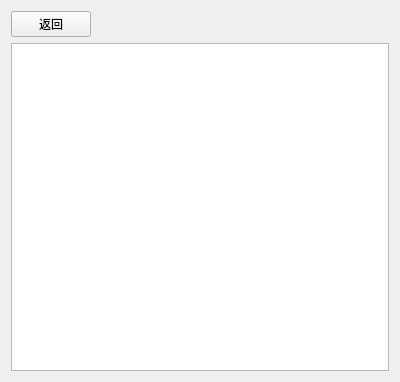
<?xml version="1.0" encoding="UTF-8"?>
<ui version="4.0">
 <class>choosePuzzle</class>
 <widget class="QWidget" name="choosePuzzle">
  <property name="geometry">
   <rect>
    <x>0</x>
    <y>0</y>
    <width>400</width>
    <height>382</height>
   </rect>
  </property>
  <property name="windowTitle">
   <string>Form</string>
  </property>
  <layout class="QGridLayout" name="gridLayout">
   <item row="0" column="0">
    <widget class="QPushButton" name="back">
     <property name="text">
      <string>返回</string>
     </property>
    </widget>
   </item>
   <item row="0" column="1">
    <spacer name="horizontalSpacer">
     <property name="orientation">
      <enum>Qt::Horizontal</enum>
     </property>
     <property name="sizeHint" stdset="0">
      <size>
       <width>303</width>
       <height>20</height>
      </size>
     </property>
    </spacer>
   </item>
   <item row="1" column="0" colspan="2">
    <widget class="QTableWidget" name="tableWidget"/>
   </item>
  </layout>
 </widget>
 <resources/>
 <connections/>
</ui>
